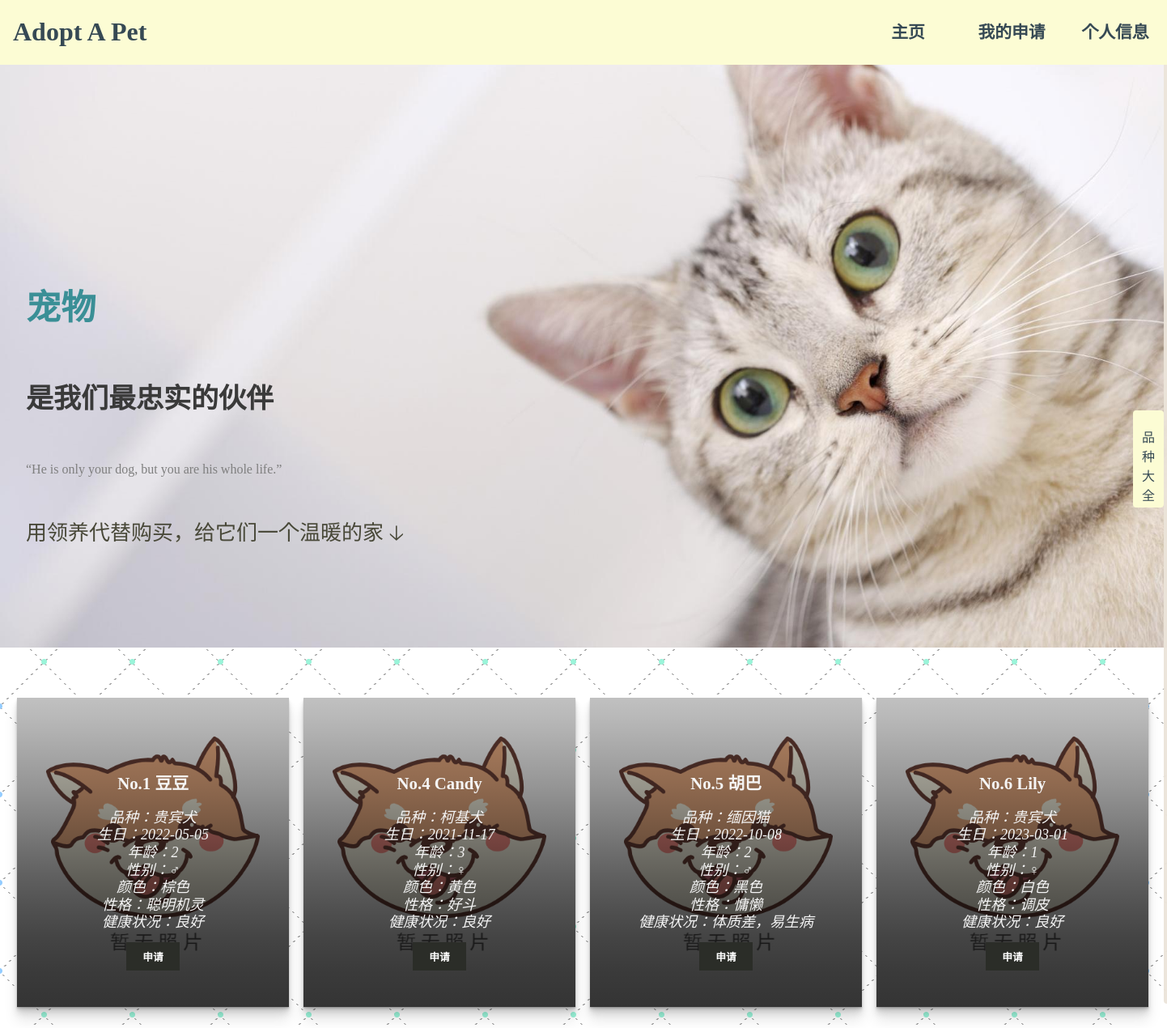
The app's page /AdoptApet/index.php (signed in) with its own data.
### tables this page shows
create table pet
(
   pet_id               smallint not null auto_increment  comment '',
   variety_id           smallint not null  comment '',
   administrator_id     smallint not null  comment '',
   nickname             varchar(40) not null  comment '',
   birthday             date  comment '',
   age                  smallint  comment '',
   sex                  char(1) not null  comment '',
   colour               varchar(15) not null  comment '',
   personality          varchar(50)  comment '',
   health               varchar(50)  comment '',
   photo_path           varchar(100) not null  comment '',
   adopt_state          numeric(1,0) not null  comment '',
   last_update_time     datetime not null  comment '',
   primary key (pet_id)
);

create table variety
(
   variety_id           smallint not null auto_increment  comment '',
   administrator_id     smallint not null  comment '',
   variety_name         varchar(40) not null  comment '',
   introduction         text  comment '',
   primary key (variety_id)
);

### AdoptApet/index.php (the view, shortened to what this page needs)
<!DOCTYPE html>
<html>
<head>
    <link rel="stylesheet" href="css/index.css" type="text/css" media="all">
</head>
<body>
    <div class="header">
        <a href="index.php" class="logo">
            <h1>Adopt A Pet</h1>
        </a>
        <nav class="navbar">
            <ul>
                <li><a href="index.php">主页</a></li>
                <li><a href="myApplication.php">我的申请</a></li>
                <li><a href="personalInfo.php">个人信息</a></li>
            </ul>
        </nav>
    </div>
    <div class="main-top">
        <div class="main-banner">
            <div class="style-banner ">
                <h4 class="mb-2">宠物</h4>
                <h5>是我们最忠实的伙伴</h5>
            </div>
            <div class="description mt-md-4 mt-3">
                <p>“He is only your dog, but you are his whole life.”</p>
            </div>
            <div class="end-banner">
                <p>用领养代替购买，给它们一个温暖的家 🡣</p>
            </div>
        </div>
    </div>
    <main class="page-content">
    <?php
    $conn = mysqli_connect('localhost:3307', 'root', '123456', 'pet_adopt');
    $sql_select = "SELECT pet_id, nickname, variety_name, birthday, age, sex, colour, personality, health, photo_path FROM pet, variety WHERE pet.variety_id = variety.variety_id AND adopt_state = '0' ORDER BY pet_id ASC";
    $ret = mysqli_query($conn, $sql_select);
    while ($row = mysqli_fetch_assoc($ret)) { ?>
        <div class="card" style="background-image: url(<?php echo $row['photo_path']?>)">
            <div class="content">
                <h2 class="title">No.<?php echo $row['pet_id']?> <?php echo $row['nickname']?></h2>
                <p class="info">品种：<?php echo $row['variety_name']?><br>生日：<?php echo $row['birthday']?><br>年龄：<?php echo $row['age']?><br>
                性别：<?php switch ($row['sex']) {
                        case 'M':
                            echo "♂";
                            break;
                        case 'F':
                            echo "♀";
                            break;
                        }?><br>颜色：<?php echo $row['colour']?><br>性格：<?php echo $row['personality']?><br>健康状况：<?php echo $row['health']?><br></p>
                <button type="button" class="btn" onclick="showPrompt(<?php echo $row['pet_id']?>)">申请</button>
            </div>
        </div>
    <?php }
    ?>
    </main>
    <div id="drawerRight">
        <div class="icon" onclick="expand()">品种大全</div>
    </div>
</body>
</html>

### AdoptApet/css/index.css (style rules this page uses)
body { display: grid; place-items: center; width: 100%; margin: 0; padding: 0; background: radial-gradient(#93ccff 3px, transparent 4px), radial-gradient(#9af4d9 3px, transparent 4px), linear-gradient(#fff 4px, transparent 0), linear-gradient(45deg, transparent 74px, transparent 75px, #a4a4a4 75px, #a4a4a4 76px, transparent 77px, transparent 109px), linear-gradient(-45deg, transparent 75px, transparent 76px, #a4a4a4 76px, #a4a4a4 77px, transparent 78px, transparent 109px), #fff; background-size: 109px 109px, 109px 109px,100% 6px, 109px 109px, 109px 109px; background-position: 54px 55px, 0px 0px, 0px 0px, 0px 0px, 0px 0px; }
.header { position: fixed; top: 0; left: 0; right: 0; z-index: 1000; background: #fcfcd4; display: flex; align-items: center; justify-content: space-between; text-decoration: none; }
.header .logo { color: #364954; padding: 0 1rem; text-decoration: none; font-family: "Comic Sans MS"; }
.navbar ul { display: flex; }
.navbar ul li { font-weight: bold; width: 128px; list-style: none; text-align: center; }
.navbar ul li a { width: 128px; line-height: 40px; font-size: 1.3rem; font-family: "Microsoft JhengHei"; color: #364954; text-decoration: none; }
.main-top { background: url(../images/bg1.jpg) no-repeat center; background-size: cover; -webkit-background-size: cover; -moz-background-size: cover; -o-background-size: cover; -ms-background-size: cover; min-height: 800px; width: 100%; font-family: "Microsoft YaHei"; }
.main-banner { padding-left: 2em; }
.style-banner { padding-top: 18em; }
.style-banner h5 { font-size: 34px; color: #3a3a3a; }
.description p { color: #7f7f7f; font-weight: 400; font-size: 16px; }
.main-banner h4 { color: #3a8f96; font-size: 2.7em; font-weight: 700; }
.end-banner { margin-top: 3em; }
.end-banner p { color: #484838; font-weight: 500; font-size: 26px; }
.page-content { display: grid; grid-gap: 1rem; padding: 1rem; width: 1400px; margin: 10px auto; font-family: var(--font-sans); }
@media (min-width: 600px) { .page-content { grid-template-columns: repeat(2, 1fr); } }
@media (min-width: 800px) { .page-content { grid-template-columns: repeat(4, 1fr); } }
.card { position: relative; display: flex; align-items: flex-end; overflow: hidden; padding: 1rem; width: 90%; text-align: center; color: whitesmoke; background-color: whitesmoke; background-size: cover; background-position: center center; box-shadow: 0 1px 1px rgba(0, 0, 0, 0.1), 0 2px 2px rgba(0, 0, 0, 0.1), 0 4px 4px rgba(0, 0, 0, 0.1), 0 8px 8px rgba(0, 0, 0, 0.1), 0 16px 16px rgba(0, 0, 0, 0.1); }
@media (min-width: 600px) { .card { height: 350px; } }
.card:before { content: ""; position: absolute; top: 0; left: 0; width: 100%; height: 110%; background-size: contain; background-position: center center; transition: transform calc(var(--d) * 1.5) var(--e); pointer-events: none; }
.card:after { content: ""; display: block; position: absolute; top: 0; left: 0; width: 100%; height: 200%; pointer-events: none; background-image: linear-gradient(to bottom, rgba(0, 0, 0, 0) 0%, rgba(0, 0, 0, 0.009) 11.7%, rgba(0, 0, 0, 0.034) 22.1%, rgba(0, 0, 0, 0.072) 31.2%, rgba(0, 0, 0, 0.123) 39.4%, rgba(0, 0, 0, 0.182) 46.6%, rgba(0, 0, 0, 0.249) 53.1%, rgba(0, 0, 0, 0.32) 58.9%, rgba(0, 0, 0, 0.394) 64.3%, rgba(0, 0, 0, 0.468) 69.3%, rgba(0, 0, 0, 0.54) 74.1%, rgba(0, 0, 0, 0.607) 78.8%, rgba(0, 0, 0, 0.668) 83.6%, rgba(0, 0, 0, 0.721) 88.7%, rgba(0, 0, 0, 0.762) 94.1%, rgba(0, 0, 0, 0.79) 100%); transform: translateY(-50%); transition: transform calc(var(--d) * 2) var(--e); }
.content { position: relative; display: flex; flex-direction: column; align-items: center; width: 100%; padding: 1rem; transition: transform var(--d) var(--e); z-index: 1; }
.content > * + * { margin-top: 0.3rem; }
.title { font-size: 1.3rem; font-weight: bold; line-height: 1.2; }
.info { position: relative; top: -0.2rem; font-family: var(--font-serif); font-size: 1.125rem; font-style: italic; line-height: 1.2; }
.btn { position: relative; top: -0.8rem; cursor: pointer; padding: 0.5rem 1.25rem; font-size: 0.8rem; font-weight: bold; color: white; background-color: #2b2d28; border: none; }
#drawerRight { position: fixed; top: 57px; width: 31%; height: 90%; background: #ece4daf4; padding: 20px; border-radius: 4px; right: -33.5%; transition: right linear 0.5s; z-index: 990; align-items: center; }

### records on screen
pet: photo_path (picture), pet_id "1", nickname "豆豆", variety.variety_name "贵宾犬", birthday "2022-05-05", age "2", colour "棕色", personality "聪明机灵", health "良好"
pet: photo_path (picture), pet_id "4", nickname "Candy", variety.variety_name "柯基犬", birthday "2021-11-17", age "3", colour "黄色", personality "好斗", health "良好"
pet: photo_path (picture), pet_id "5", nickname "胡巴", variety.variety_name "缅因猫", birthday "2022-10-08", age "2", colour "黑色", personality "慵懒", health "体质差，易生病"
pet: photo_path (picture), pet_id "6", nickname "Lily", variety.variety_name "贵宾犬", birthday "2023-03-01", age "1", colour "白色", personality "调皮", health "良好"
